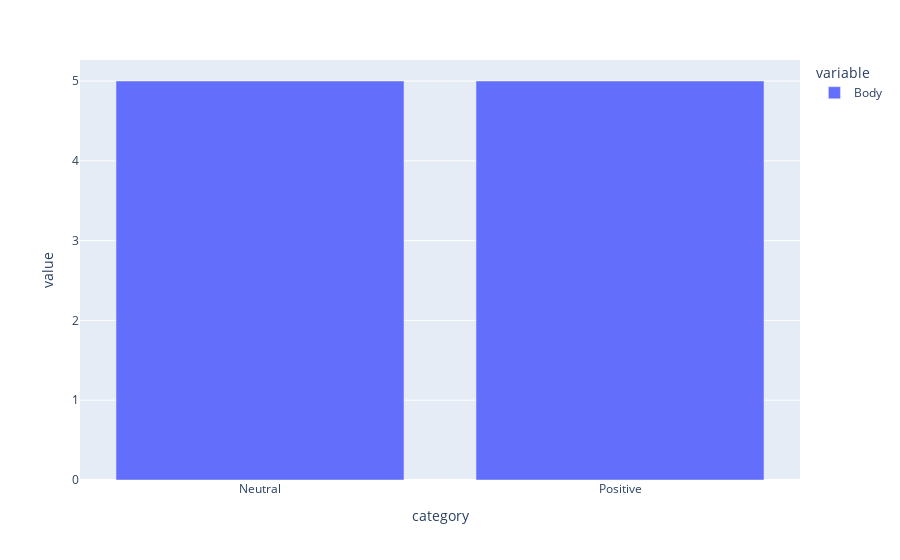

Notebook cell for this chart:
### Markdown cell above
# Grey Sanders (forum)

### Code cell
Grey=pd.read_csv('./data/clean_consolidated_greysanders (forum).csv')

# # drop missing rows
# Grey.dropna(axis=0, inplace=True)

Grey=Grey.drop(['Unnamed: 0','Author','Reply to','Message Replying to','Permalink',
              'Score','TimeStamp','Year','Source'],axis=1)

sent=[]

for index,row in Grey.iterrows():
    r=predict_class([str(row['Body'])])
    sent.append(r)

Grey['category']=sent

# The distribution of sentiments
Grey.groupby('category').count().plot(kind='bar')

### Figure 1 — Plotly figure (JSON) as saved in the notebook; plotly's stock layout.template omitted (floating-point values rounded to 4 significant figures)
{"data": [{"alignmentgroup": "True", "hovertemplate": "variable=Body<br>category=%{x}<br>value=%{y}<extra></extra>", "legendgroup": "Body", "marker": {"color": "#636efa"}, "name": "Body", "offsetgroup": "Body", "orientation": "v", "showlegend": true, "textposition": "auto", "type": "bar", "x": ["Neutral", "Positive"], "xaxis": "x", "y": [5, 5], "yaxis": "y"}], "layout": {"barmode": "relative", "legend": {"title": {"text": "variable"}, "tracegroupgap": 0}, "margin": {"t": 60}, "xaxis": {"anchor": "y", "domain": [0, 1], "title": {"text": "category"}}, "yaxis": {"anchor": "x", "domain": [0, 1], "title": {"text": "value"}}}}
